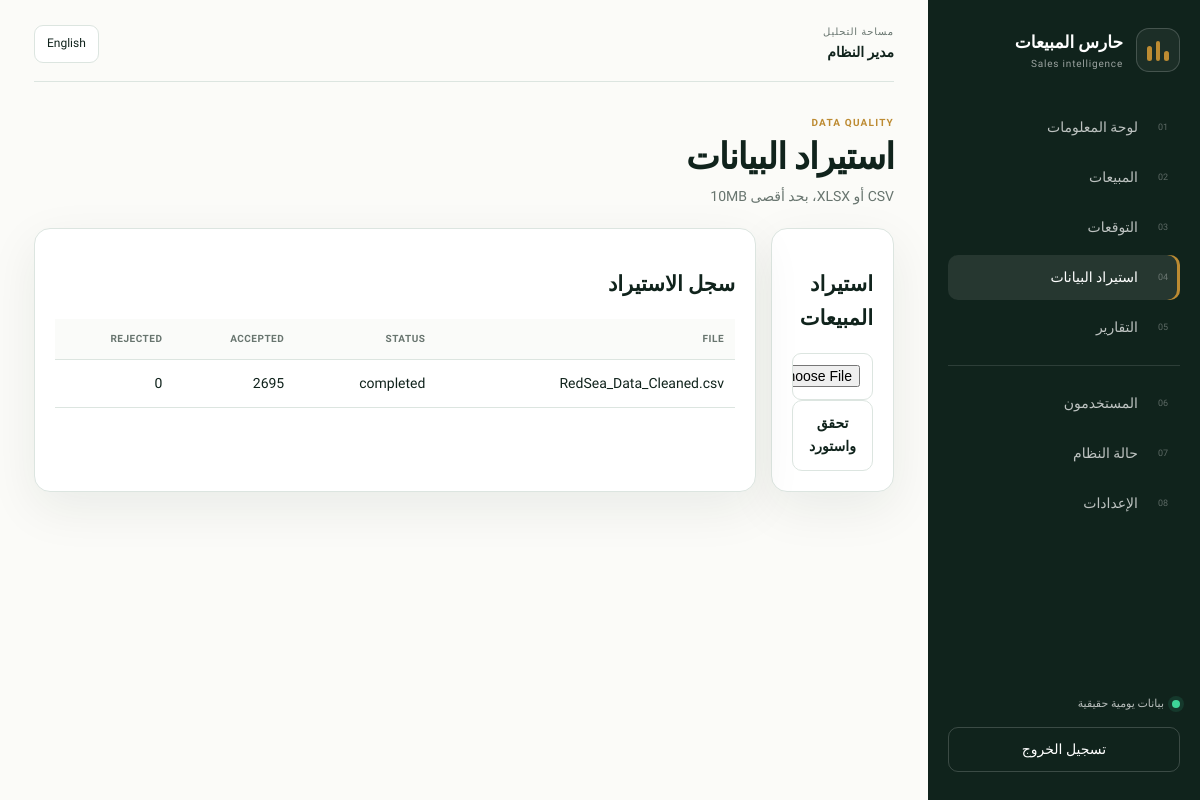
Screenshot of /imports/ (signed in) with the database file from the repository.
### app/models.py (models this page shows)
class User(Base):
    __tablename__ = "users"
    id: Mapped[int] = mapped_column(primary_key=True)
    username: Mapped[str] = mapped_column(String(80), unique=True, index=True, nullable=False)
    email: Mapped[str] = mapped_column(String(180), unique=True, index=True, nullable=False)
    full_name_ar: Mapped[str] = mapped_column(String(150), nullable=False)
    full_name_en: Mapped[str] = mapped_column(String(150), nullable=False)
    password_hash: Mapped[str] = mapped_column(String(255), nullable=False)
    role_id: Mapped[int] = mapped_column(ForeignKey("roles.id"), nullable=False)
    locale: Mapped[str] = mapped_column(String(5), default="ar", nullable=False)
    is_active: Mapped[bool] = mapped_column(Boolean, default=True, nullable=False)
    last_login_at: Mapped[datetime | None] = mapped_column(DateTime(timezone=True))
    created_at: Mapped[datetime] = mapped_column(DateTime(timezone=True), default=utcnow, nullable=False)
    updated_at: Mapped[datetime] = mapped_column(DateTime(timezone=True), default=utcnow, onupdate=utcnow, nullable=False)
    role: Mapped[Role] = relationship(back_populates="users")
    branches: Mapped[list[Branch]] = relationship(secondary=user_branches, back_populates="users")
    @property
    def permission_codes(self) -> set[str]:
        return {permission.code for permission in self.role.permissions}

class Permission(Base):
    __tablename__ = "permissions"
    id: Mapped[int] = mapped_column(primary_key=True)
    code: Mapped[str] = mapped_column(String(100), unique=True, nullable=False)
    name_ar: Mapped[str] = mapped_column(String(150), nullable=False)
    name_en: Mapped[str] = mapped_column(String(150), nullable=False)
    roles: Mapped[list[Role]] = relationship(secondary=role_permissions, back_populates="permissions")

class ImportJob(Base):
    __tablename__ = "import_jobs"
    id: Mapped[int] = mapped_column(primary_key=True)
    filename: Mapped[str] = mapped_column(String(255), nullable=False)
    file_sha256: Mapped[str] = mapped_column(String(64), nullable=False)
    status: Mapped[str] = mapped_column(String(30), nullable=False)
    total_rows: Mapped[int] = mapped_column(Integer, default=0, nullable=False)
    accepted_rows: Mapped[int] = mapped_column(Integer, default=0, nullable=False)
    rejected_rows: Mapped[int] = mapped_column(Integer, default=0, nullable=False)
    error_details: Mapped[dict[str, Any] | None] = mapped_column(JSON)
    created_by_id: Mapped[int | None] = mapped_column(ForeignKey("users.id"))
    created_at: Mapped[datetime] = mapped_column(DateTime(timezone=True), default=utcnow, nullable=False)

### app/imports/routes.py (the view, shortened to what this page needs)
@imports_bp.route("/", methods=["GET", "POST"])
@login_required
@permission_required("sales.import")
def index():
    user = current_user()
    with session_scope() as db:
        jobs = db.scalars(select(ImportJob).order_by(desc(ImportJob.created_at)).limit(30)).all()
    return render_template("imports/index.html", jobs=jobs)

### app/database.py (called while the page is built)
@contextmanager
def session_scope():
    db = SessionLocal()
    try:
        yield db
        db.commit()
    except Exception:
        db.rollback(); raise
    finally:
        db.close()

### app/services/i18n.py (called while the page is built)
def locale() -> str:
    value = session.get("locale", "ar")
    return value if value in TRANSLATIONS else "ar"

def t(key: str) -> str:
    current = locale()
    return TRANSLATIONS.get(current, {}).get(key, TRANSLATIONS["en"].get(key, key))

### app/services/security.py (called while the page is built)
def csrf_token() -> str:
    token = session.get("csrf_token")
    if not token:
        token = secrets.token_urlsafe(32)
        session["csrf_token"] = token
    return token

def validate_csrf() -> None:
    if request.method in {"POST", "PUT", "PATCH", "DELETE"}:
        supplied = request.form.get("csrf_token") or request.headers.get("X-CSRF-Token")
        expected = session.get("csrf_token")
        if not supplied or not expected or not hmac.compare_digest(str(supplied), str(expected)):
            abort(400, description="Invalid CSRF token")

def current_user() -> User | None:
    user_id = session.get("user_id")
    if not user_id:
        return None
    db = SessionLocal()
    try:
        user = db.scalar(select(User).where(User.id == int(user_id), User.is_active.is_(True)))
        if user:
            _ = user.role.permissions
            _ = user.branches
            db.expunge(user)
        return user
    finally:
        db.close()

def login_required(view: Callable[P, R]) -> Callable[P, R]:
    @wraps(view)
    def wrapped(*args: P.args, **kwargs: P.kwargs):
        if current_user() is None:
            return redirect(url_for("auth.login", next=request.full_path))
        return view(*args, **kwargs)
    return wrapped

def permission_required(permission: str) -> Callable[[Callable[P, R]], Callable[P, R]]:
    def decorator(view: Callable[P, R]) -> Callable[P, R]:
        @wraps(view)
        def wrapped(*args: P.args, **kwargs: P.kwargs):
            user = current_user()
            if not user:
                return redirect(url_for("auth.login"))
            if permission not in user.permission_codes:
                abort(403)
            return view(*args, **kwargs)
        return wrapped
    return decorator

### app/templates/imports/index.html
{% extends 'base.html' %}{% block content %}<section class="page-heading"><div><span class="eyebrow">DATA QUALITY</span><h1>{{ t('imports') }}</h1><p>{{ 'CSV أو XLSX، بحد أقصى 10MB' if locale=='ar' else 'CSV or XLSX, maximum 10MB' }}</p></div></section><div class="grid-2"><article class="panel"><h2>{{ 'استيراد المبيعات' if locale=='ar' else 'Import sales' }}</h2><form method="post" enctype="multipart/form-data"><input type="hidden" name="csrf_token" value="{{ csrf_token() }}"><input type="file" name="file" accept=".csv,.xlsx" required><button class="btn primary">{{ 'تحقق واستورد' if locale=='ar' else 'Validate and import' }}</button></form></article><article class="panel"><h2>{{ 'سجل الاستيراد' if locale=='ar' else 'Import history' }}</h2><table><tr><th>File</th><th>Status</th><th>Accepted</th><th>Rejected</th></tr>{% for j in jobs %}<tr><td>{{ j.filename }}</td><td>{{ j.status }}</td><td>{{ j.accepted_rows }}</td><td>{{ j.rejected_rows }}</td></tr>{% endfor %}</table></article></div>{% endblock %}

### app/templates/base.html (shortened to what this page needs)
<!doctype html>
<html lang="{{ locale }}" dir="{{ direction }}">
<head>
  <link rel="stylesheet" href="{{ url_for('static', filename='css/app.css') }}">
</head>
<body>
{% if current_user %}
<div class="app-shell">
  <aside class="sidebar">
    <a class="brand" href="{{ url_for('dashboard.index') }}">
      <span class="brand-mark" aria-hidden="true"><i></i><i></i><i></i></span>
      <span><strong>{{ t('app_name') }}</strong><small>Sales intelligence</small></span>
    </a>
    <nav class="nav" aria-label="Primary">
      <a class="{{ 'active' if request.endpoint == 'dashboard.index' else '' }}" href="{{ url_for('dashboard.index') }}"><span>01</span>{{ t('dashboard') }}</a>
      <a class="{{ 'active' if request.endpoint and request.endpoint.startswith('sales.') else '' }}" href="{{ url_for('sales.index') }}"><span>02</span>{{ t('sales') }}</a>
      <a class="{{ 'active' if request.endpoint and request.endpoint.startswith('forecasting.') else '' }}" href="{{ url_for('forecasting.index') }}"><span>03</span>{{ t('forecasts') }}</a>
      <a class="{{ 'active' if request.endpoint and request.endpoint.startswith('imports.') else '' }}" href="{{ url_for('imports.index') }}"><span>04</span>{{ t('imports') }}</a>
      <a class="{{ 'active' if request.endpoint and request.endpoint.startswith('reports.') else '' }}" href="{{ url_for('reports.index') }}"><span>05</span>{{ t('reports') }}</a>
      {% if 'users.manage' in current_user.permission_codes %}
      <div class="nav-divider"></div>
      <a class="{{ 'active' if request.endpoint == 'admin.users' else '' }}" href="{{ url_for('admin.users') }}"><span>06</span>{{ t('users') }}</a>
      <a class="{{ 'active' if request.endpoint == 'admin.health' else '' }}" href="{{ url_for('admin.health') }}"><span>07</span>{{ t('system_health') }}</a>
      <a class="{{ 'active' if request.endpoint == 'admin.settings' else '' }}" href="{{ url_for('admin.settings') }}"><span>08</span>{{ 'الإعدادات' if locale == 'ar' else 'Settings' }}</a>
      {% endif %}
    </nav>
    <div class="sidebar-foot">
      <span class="data-status"><i></i>{{ 'بيانات يومية حقيقية' if locale == 'ar' else 'Real daily data' }}</span>
      <form method="post" action="{{ url_for('auth.logout') }}">
        <button class="logout-button" type="submit">{{ t('logout') }}</button>
      </form>
    </div>
  </aside>
  <main class="main">
    <header class="topbar">
      <div>
        <span class="topbar-label">{{ 'مساحة التحليل' if locale == 'ar' else 'Analytics workspace' }}</span>
        <strong>{{ current_user.full_name_ar if locale == 'ar' else current_user.full_name_en }}</strong>
      </div>
      <div class="topbar-actions">
        <a class="language-switch" href="{{ url_for('set_locale', language='en' if locale == 'ar' else 'ar', next=request.full_path) }}">{{ t('language') }}</a>
      </div>
    </header>
    {% block content %}{% endblock %}
  </main>
</div>
{% else %}
  {% block guest %}{% block content_guest %}{% endblock %}{% endblock %}
{% endif %}
</body>
</html>

### app/static/css/app.css (style rules this page uses)
:root { --ink:#10231c;--ink-2:#173a2e;--green:#0b664a;--green-2:#13795b;--mint:#e6f3ed;--ivory:#f6f2e8;--paper:#fbfbf8;--gold:#bd8b32;--red:#b42318;--red-dark:#8f1710;--blue:#175cd3;--muted:#68756f;--line:#dce5e0;--white:#fff;--shadow:0 16px 50px rgba(16,35,28,.075) }
* { box-sizing:border-box }
html { scroll-behavior:smooth }
body { margin:0;background:var(--paper);color:var(--ink);font-family:"Alexandria",system-ui,sans-serif;font-size:14px;line-height:1.65 }
a { text-decoration:none;color:inherit }
button,input,select { font:inherit }
.app-shell { display:grid;grid-template-columns:272px minmax(0,1fr);min-height:100vh }
.sidebar { position:sticky;top:0;height:100vh;background:var(--ink);color:#fff;padding:28px 20px;display:flex;flex-direction:column;gap:32px;overflow:auto }
.brand { display:flex;align-items:center;gap:13px }
.brand strong { display:block;font-size:17px }
.brand small { display:block;opacity:.58;font-size:10px;letter-spacing:.08em }
.brand-mark { width:44px;height:44px;display:flex;align-items:end;justify-content:center;gap:4px;padding:10px;border:1px solid rgba(255,255,255,.18);border-radius:13px;background:rgba(255,255,255,.05) }
.brand-mark i { display:block;width:5px;background:var(--gold);border-radius:4px }
.brand-mark i:nth-child(1) { height:10px }
.brand-mark i:nth-child(2) { height:20px }
.brand-mark i:nth-child(3) { height:15px }
.nav { display:grid;gap:5px }
.nav a { display:flex;align-items:center;gap:12px;padding:11px 12px;border-radius:10px;color:rgba(255,255,255,.72);transition:.2s }
.nav a span { font-size:9px;color:rgba(255,255,255,.32);min-width:18px }
.nav a:hover,.nav a.active { background:rgba(255,255,255,.09);color:#fff }
.nav a.active { box-shadow:inset 3px 0 0 var(--gold) }
[dir="rtl"] .nav a.active { box-shadow:inset -3px 0 0 var(--gold) }
.nav-divider { height:1px;background:rgba(255,255,255,.12);margin:10px 0 }
.sidebar-foot { margin-top:auto;display:grid;gap:14px }
.data-status { display:flex;align-items:center;gap:8px;font-size:11px;color:rgba(255,255,255,.7) }
.data-status i,.source-dot { width:8px;height:8px;border-radius:50%;background:#3dd598;box-shadow:0 0 0 4px rgba(61,213,152,.12) }
.logout-button { width:100%;border:1px solid rgba(255,255,255,.18);background:transparent;color:#fff;padding:10px 12px;border-radius:10px;cursor:pointer }
.main { padding:24px 34px 42px;min-width:0 }
.topbar { display:flex;justify-content:space-between;align-items:center;margin-bottom:28px;padding-bottom:17px;border-bottom:1px solid var(--line) }
.topbar strong,.topbar-label { display:block }
.topbar-label { font-size:10px;color:var(--muted);text-transform:uppercase;letter-spacing:.08em }
.topbar-actions { display:flex;align-items:center;gap:9px }
.language-switch,.mode-badge { border:1px solid var(--line);background:#fff;padding:8px 12px;border-radius:9px;font-size:12px }
.page-heading { display:flex;align-items:end;justify-content:space-between;gap:20px;margin-bottom:20px }
.page-heading h1 { font-size:clamp(28px,3vw,40px);line-height:1.15;margin:4px 0 7px;letter-spacing:-.03em }
.page-heading p { margin:0;color:var(--muted);max-width:750px }
.eyebrow { display:inline-flex;color:var(--gold);font-size:10px;font-weight:700;letter-spacing:.12em;text-transform:uppercase }
.primary-button,.btn { display:inline-flex;align-items:center;justify-content:center;gap:9px;border-radius:10px;padding:11px 15px;border:1px solid var(--line);background:#fff;color:var(--ink);font-weight:600;cursor:pointer }
.kpi-card,.panel { background:#fff;border:1px solid var(--line);border-radius:16px;box-shadow:var(--shadow) }
.panel { padding:20px }
input,select { width:100%;padding:11px 12px;border:1px solid var(--line);border-radius:9px;background:#fff;color:var(--ink);outline:none }
table { width:100%;border-collapse:collapse;min-width:680px }
th,td { padding:12px 11px;border-bottom:1px solid var(--line);text-align:start;vertical-align:middle }
th { font-size:10px;color:var(--muted);text-transform:uppercase;letter-spacing:.05em;background:#fafbf9 }
.grid-2 { display:grid;grid-template-columns:1.4fr 1fr;gap:15px }

### rows the page displays
User: full_name_ar "مدير النظام"
Permission: name_ar "استيراد المبيعات"
ImportJob: filename "RedSea_Data_Cleaned.csv", status "completed", accepted_rows "2695", rejected_rows "0"

### other values shown
{{ t('app_name') }} "حارس المبيعات"
{{ t('dashboard') }} "لوحة المعلومات"
{{ t('sales') }} "المبيعات"
{{ t('forecasts') }} "التوقعات"
{{ t('imports') }} "استيراد البيانات"
{{ t('reports') }} "التقارير"
{{ t('users') }} "المستخدمون"
{{ t('system_health') }} "حالة النظام"
{{ 'الإعدادات' if locale == 'ar' else 'Settings' }} "الإعدادات"
{{ 'بيانات يومية حقيقية' if locale == 'ar' else 'Real daily data' }} "بيانات يومية حقيقية"
{{ t('logout') }} "تسجيل الخروج"
{{ 'مساحة التحليل' if locale == 'ar' else 'Analytics workspace' }} "مساحة التحليل"
{{ t('language') }} "English"
{{ 'تحقق واستورد' if locale=='ar' else 'Validate and import' }} "تحقق واستورد"
{{ 'سجل الاستيراد' if locale=='ar' else 'Import history' }} "سجل الاستيراد"
